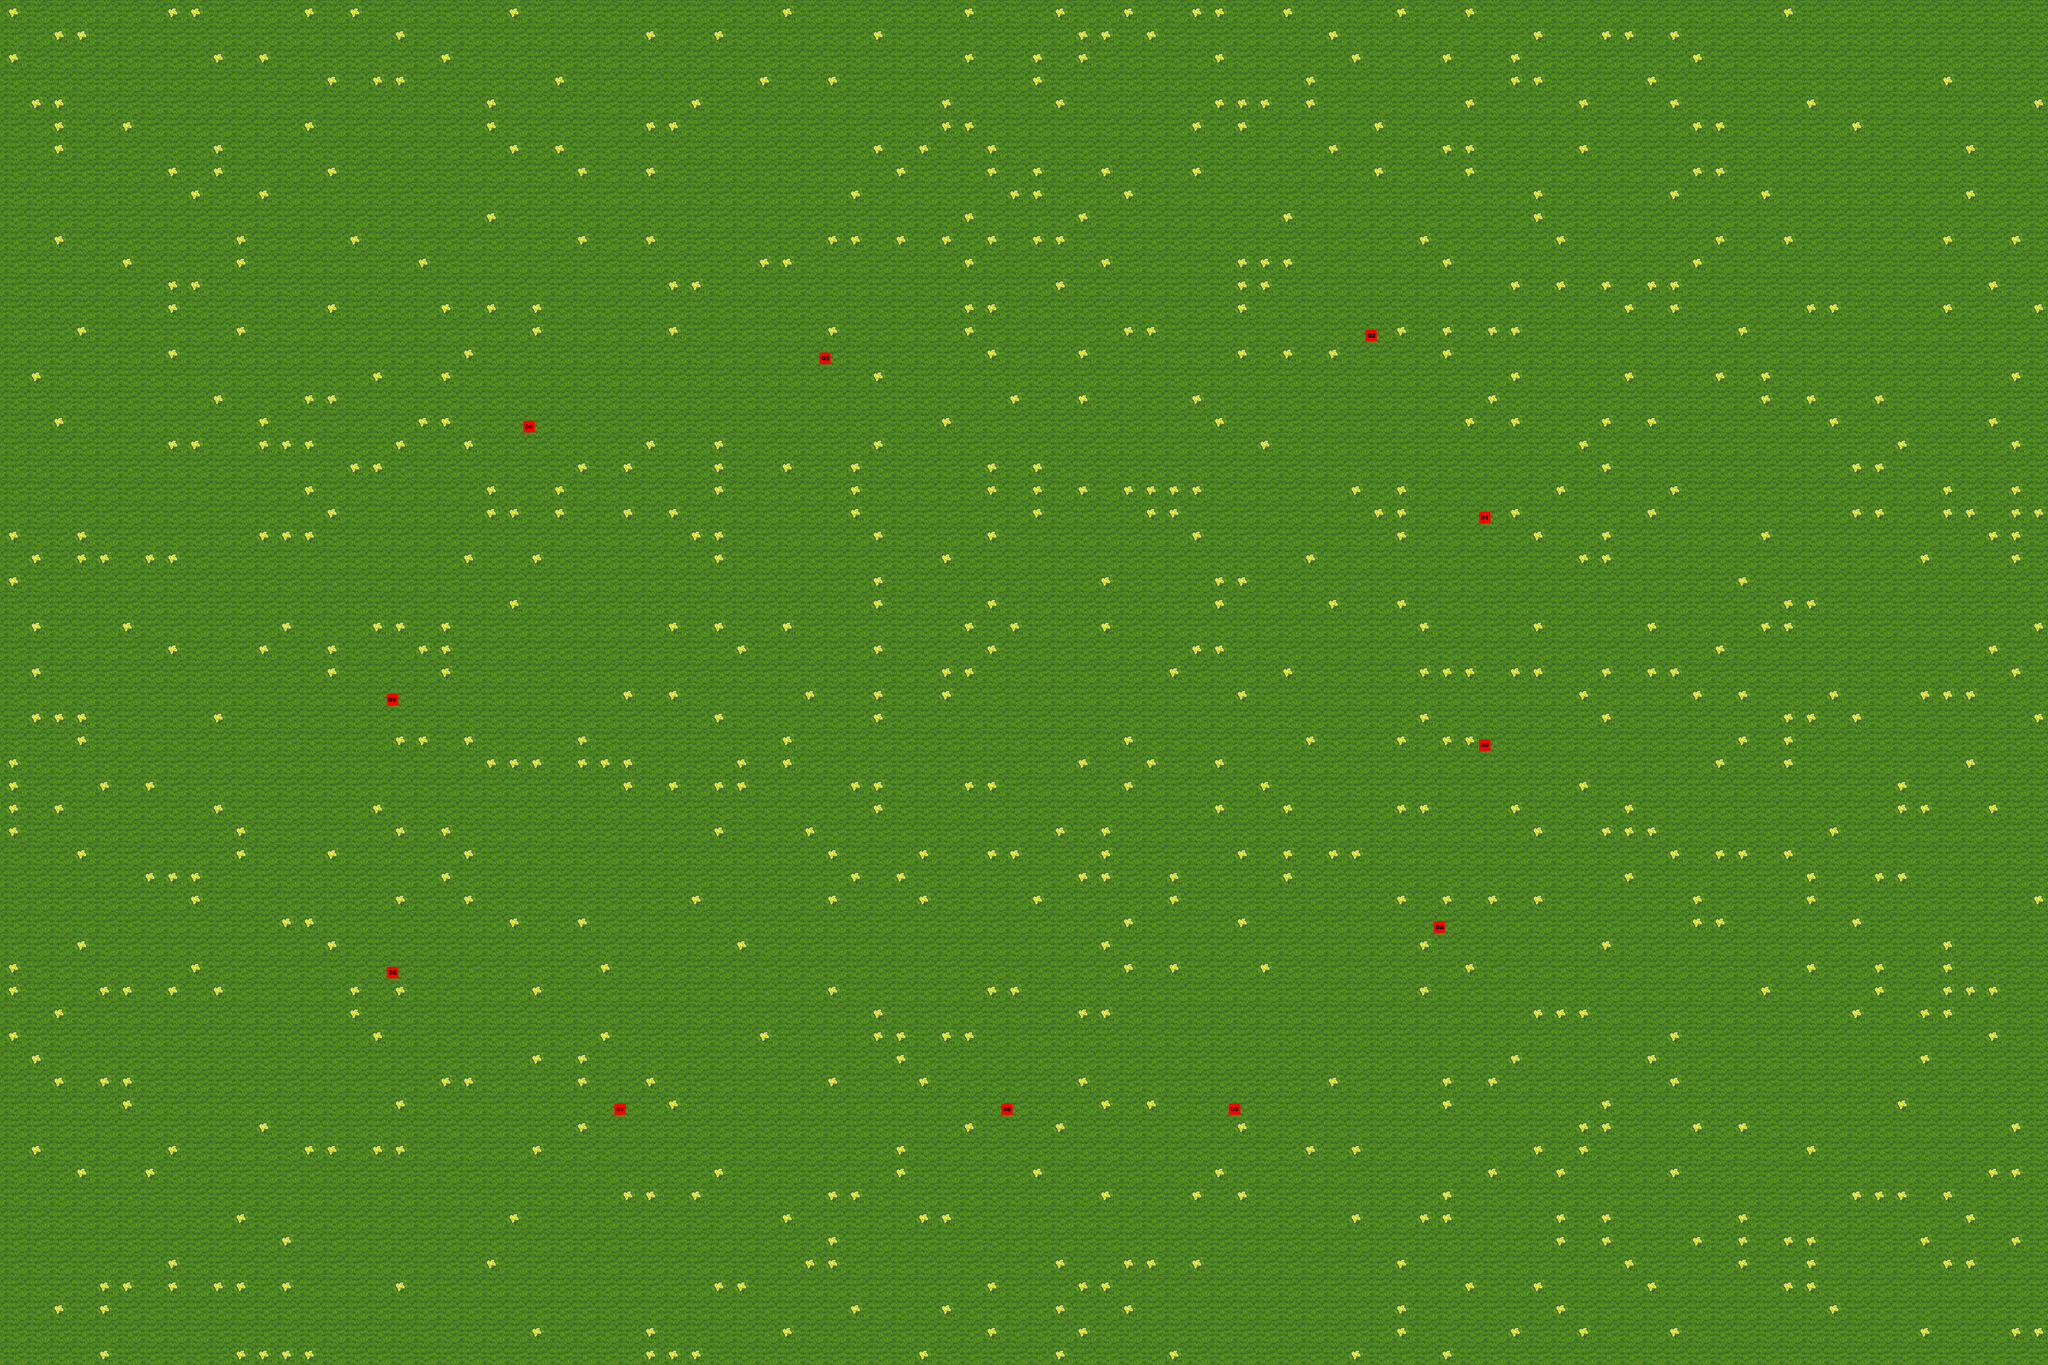

Below is a game level as drawn by its tile map, then a one-line description and the .tmx that defines it (tile-layer data replaced by summaries):
An orthogonal 90x60 tile map with 64x64 px tiles, 4 tile layers (Background, Track, Patrol, collision), 2 tilesets.

<map version="1.9" tiledversion="1.9.2" orientation="orthogonal" renderorder="right-down" width="90" height="60" tilewidth="64" tileheight="64" infinite="0" nextlayerid="5" nextobjectid="1">
 <editorsettings>
  <export target="../Racetrack.json" format="json" />
 </editorsettings>
 <tileset firstgid="1" name="RaceBackground" tilewidth="64" tileheight="64" tilecount="143" columns="13">
  <image source="../images/GrassTileset.png" width="832" height="704" />
 </tileset>
 <tileset firstgid="144" name="Markers" tilewidth="32" tileheight="32" tilecount="256" columns="16">
  <image source="red_markers.png" width="512" height="512" />
 </tileset>
 <layer id="1" name="Background" width="90" height="60">
  <data>[5400 cells, 5400 non-empty, 21 distinct tile ids]</data>
 </layer>
 <layer id="4" name="Track" width="90" height="60">
  <data>[5400 cells, 0 non-empty, 0 distinct tile ids]</data>
 </layer>
 <layer id="2" name="Patrol" width="90" height="60">
  <data>[5400 cells, 11 non-empty, 11 distinct tile ids]</data>
 </layer>
 <layer id="3" name="collision" width="90" height="60">
  <data>[5400 cells, 0 non-empty, 0 distinct tile ids]</data>
 </layer>
</map>
